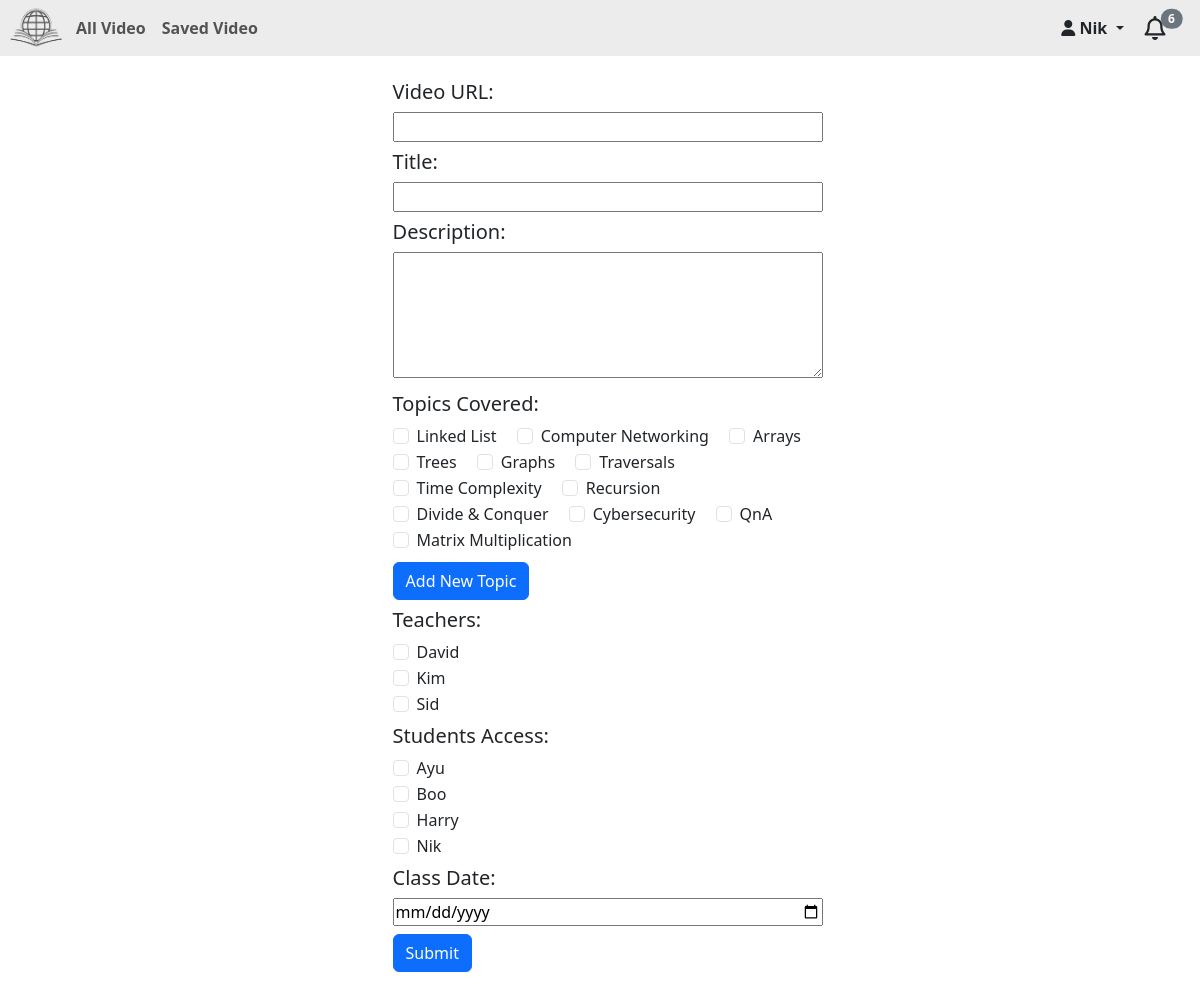
The app's page /add (signed in) with its own data.
### StudySphere/models.py (models this page shows, shortened)
class User(AbstractUser):
    pass
    is_student = models.BooleanField('student status', default=False)
    is_teacher = models.BooleanField('teacher status', default=False)
    profile_picture = models.URLField(max_length=700, blank=True)
    unread_notifications = models.IntegerField(default=0)
    class Meta:
        ordering = ['first_name']

class Topic(models.Model):
    name=models.CharField(max_length=50)

### StudySphere/views.py (the view, shortened to what this page needs)
# urls.py: path("add", views.add, name="AddVid"),
@csrf_exempt
@login_required(login_url='/login')
def add(request):
    if request.method !='POST':
        tea=User.objects.filter(is_teacher=True)
        stu=User.objects.filter(is_student=True)
        topics=Topic.objects.all()
        return render(request,'StudySphere/add.html',{'tea':tea,'stu':stu,'topics':topics})

### StudySphere/templates/StudySphere/add.html (shortened to what this page needs)
{% extends "StudySphere/layout.html" %}
{% block body %}
<form class="container center  my-2 p-2" id="add-vid-form">
    <h5 class="my-2">Video URL: </h5>
    <input type="text" id="vid-url" class="w-100" required>
    <h5 class="my-2">Title: </h5>
    <input type="text" id="vid-title" class="w-100" required>
    <h5 class="my-2">Description: </h5>
    <textarea id="desc" name="" id="" class="w-100" rows="5" required></textarea>
    <h5 class="my-2">Topics Covered: </h5>
    <div id="add-topic">
        {% for tp in topics %}
        <div class="form-check form-check-inline">
            <input class="form-check-input" type="checkbox" name="topics" value="{{tp.name}}">
            <label class="form-check-label" for="inlineCheckbox">{{tp.name}}</label>
        </div>
        {% endfor %}
    </div>
    <button id="new-topic-btn" type="button" class="btn btn-primary mt-2 d-block" onclick="ShowInpt()">Add New Topic</button>
    <h5 class="my-2">Teachers: </h5>
    {% for t in tea %}
    <div class="form-check">
        <input class="form-check-input" type="checkbox" value="{{t.username}}" name="teachers">
        <label class="form-check-label" for="flexCheckDefault">{{t.username}}</label>
    </div>
    {% endfor %}
    <h5 class="my-2">Students Access: </h5>
    {% for s in stu %}
    <div class="form-check">
        <input class="form-check-input" type="checkbox" value="{{s.username}}" name="students">
        <label class="form-check-label" for="flexCheckDefault">{{s.username}}</label>
    </div>
    {% endfor %}
    <h5 class="my-2">Class Date: </h5>
    <input type="date" id="vid-cls-date" class="w-100" required>
    <button type="submit" class="btn btn-primary mt-2">Submit</button>
</form>
{% endblock %}
{% block script %}
{% load static %}
{% endblock %}

### StudySphere/templates/StudySphere/layout.html (shortened to what this page needs)
{% load static %}
{% load humanize %}
<!DOCTYPE html>
<html lang="en">
    <head>
        <link href="{% static 'StudySphere/css/styles.css' %}" rel="stylesheet">
        <link href="https://cdn.jsdelivr.net/npm/bootstrap@5.3.1/dist/css/bootstrap.min.css" rel="stylesheet">
    </head>
    <body>
        <nav class="navbar navbar-expand-lg navbar-light align-items-center layout-nav p-1">
            <img src="{% static 'StudySphere/images/login.png' %}" alt="Icon for StudySphere" class="brand-name ">
            <div class="collapse navbar-collapse" id="navbarNav">
                <ul class="navbar-nav me-auto">
                    {% if user.is_authenticated and request.user.username %}
                    <li class="nav-item">
                    <a class="nav-link fw-bold ps-2" href="{% url 'StudyHome' %}">All Video</a>
                    </li>
                        {% if request.user.is_teacher %}
                        <li class="nav-item">
                            <a class="nav-link fw-bold ps-2" href="{% url 'AddVid' %}">Add Video</a>
                        </li>
                        {% else %}
                        <li class="nav-item">
                            <a class="nav-link fw-bold ps-2" href="{% url 'SavedVid' %}">Saved Video</a>
                        </li>
                        {% endif %}
                    {% endif %}
                    </ul>
                    <ul class="navbar-nav justify-content-end">
                        {% if user.is_authenticated %}
                            <li class="nav-item dropdown">
                                <button class="btn border-0 dropdown-toggle" type="button" data-bs-toggle="dropdown" aria-expanded="false">
                                    <i class="fa fa-user pr-1" aria-hidden="true"></i><strong> {{ user.username }}</strong>
                                </button>
                            </li>
                        {% else %}
                            <a class="nav-link mx-lg-2 fw-bold" href="{% url 'login' %}">Login</a>
                            <a class="nav-link mx-lg-2 fw-bold" href="{% url 'register' %}">Register</a>
                        {% endif %}
                </ul>
            </div>
                <button type="button" id="unread"  class="btn border-0 notification-icon " data-bs-container="body" data-bs-html="true" data-bs-toggle="popover" data-bs-placement="bottom" data-bs-content="No new Noti." onclick="noti()">
                    <i class="fa-regular fa-bell "></i><span id="unread_no" class="posiiton-relative translate-middle badge rounded-pill bg-secondary">{{request.user.unread_notifications}}</span>
                </button>
          </nav>
        <div class="container-fluid mx-2" style="max-width: 1500px;">
            {% block body %}
            {% endblock %}
        </div>
    </body>
</html>

### StudySphere/static/StudySphere/css/styles.css (style rules this page uses)
#add-vid-form { width:38%; }
.layout-nav { background-color: #ececec; }
.regular-heart, .fa-bell { scale: 1.5; }
#unread_no { left:10px; }
.brand-name { height: 3rem; width: 4rem; }

### records on screen
User: username "Nik", user.unread_notifications "6"
Topic: name "Linked List"
Topic: name "Computer Networking"
Topic: name "Arrays"
Topic: name "Trees"
Topic: name "Graphs"
Topic: name "Traversals"
Topic: name "Time Complexity"
Topic: name "Recursion"
Topic: name "Divide & Conquer"
Topic: name "Cybersecurity"
Topic: name "QnA"
Topic: name "Matrix Multiplication"
User: username "David"
User: username "Kim"
User: username "Sid"
User: username "Ayu"
User: username "Boo"
User: username "Harry"
